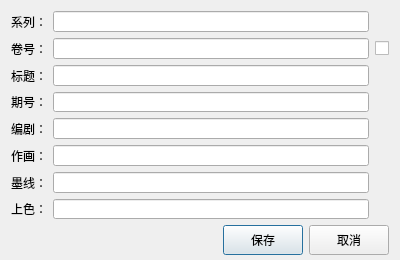
<?xml version='1.0' encoding='utf-8'?>
<ui version="4.0">
 <class>editorDialog</class>
 <widget class="QDialog" name="editorDialog">
  <property name="geometry">
   <rect>
    <x>0</x>
    <y>0</y>
    <width>400</width>
    <height>260</height>
   </rect>
  </property>
  <property name="minimumSize">
   <size>
    <width>400</width>
    <height>260</height>
   </size>
  </property>
  <property name="windowTitle">
   <string>元数据编辑器</string>
  </property>
  <property name="windowIcon">
   <iconset resource="KCC.qrc">
    <normaloff>:/Icon/icons/comic2ebook.png</normaloff>:/Icon/icons/comic2ebook.png</iconset>
  </property>
  <layout class="QVBoxLayout" name="verticalLayout">
   <property name="bottomMargin">
    <number>5</number>
   </property>
   <item>
    <widget class="QWidget" name="editorWidget" native="true">
     <layout class="QGridLayout" name="gridLayout">
      <property name="leftMargin">
       <number>0</number>
      </property>
      <property name="topMargin">
       <number>0</number>
      </property>
      <property name="rightMargin">
       <number>0</number>
      </property>
      <property name="bottomMargin">
       <number>0</number>
      </property>
      <item row="0" column="0">
       <widget class="QLabel" name="label_1">
        <property name="text">
         <string>系列：</string>
        </property>
       </widget>
      </item>
      <item row="0" column="1">
       <widget class="QLineEdit" name="seriesLine" />
      </item>
      <item row="1" column="0">
       <widget class="QLabel" name="label_2">
        <property name="text">
         <string>卷号：</string>
        </property>
       </widget>
      </item>
      <item row="1" column="1">
       <widget class="QLineEdit" name="volumeLine" />
      </item>
      <item row="1" column="2">
       <widget class="QCheckBox" name="bulkVolumeCheck">
        <property name="visible">
         <bool>false</bool>
        </property>
        <property name="toolTip">
         <string>&lt;b&gt;批量卷号编辑&lt;/b&gt;&lt;br&gt;勾选后可为多个文件批量指定卷号。&lt;br&gt;&lt;br&gt;&lt;b&gt;输入格式：&lt;/b&gt;&lt;br&gt;&lt;code&gt;5&lt;/code&gt; → 从 5 开始的序列（5, 6, 7……）&lt;br&gt;&lt;code&gt;1-10&lt;/code&gt; → 1 到 10 的范围&lt;br&gt;&lt;code&gt;1, 3, 5&lt;/code&gt; → 指定具体数值&lt;br&gt;&lt;br&gt;&lt;i&gt;注意：分配前会先按字母顺序对文件排序。&lt;/i&gt;</string>
        </property>
        <property name="text">
         <string />
        </property>
       </widget>
      </item>
      <item row="3" column="0">
       <widget class="QLabel" name="label_3">
        <property name="text">
         <string>期号：</string>
        </property>
       </widget>
      </item>
      <item row="3" column="1">
       <widget class="QLineEdit" name="numberLine" />
      </item>
      <item row="4" column="0">
       <widget class="QLabel" name="label_4">
        <property name="text">
         <string>编剧：</string>
        </property>
       </widget>
      </item>
      <item row="4" column="1">
       <widget class="QLineEdit" name="writerLine" />
      </item>
      <item row="5" column="0">
       <widget class="QLabel" name="label_5">
        <property name="text">
         <string>作画：</string>
        </property>
       </widget>
      </item>
      <item row="5" column="1">
       <widget class="QLineEdit" name="pencillerLine" />
      </item>
      <item row="6" column="0">
       <widget class="QLabel" name="label_6">
        <property name="text">
         <string>墨线：</string>
        </property>
       </widget>
      </item>
      <item row="6" column="1">
       <widget class="QLineEdit" name="inkerLine" />
      </item>
      <item row="7" column="0">
       <widget class="QLabel" name="label_7">
        <property name="text">
         <string>上色：</string>
        </property>
       </widget>
      </item>
      <item row="7" column="1">
       <widget class="QLineEdit" name="coloristLine" />
      </item>
      <item row="2" column="0">
       <widget class="QLabel" name="label_8">
        <property name="text">
         <string>标题：</string>
        </property>
       </widget>
      </item>
      <item row="2" column="1">
       <widget class="QLineEdit" name="titleLine" />
      </item>
     </layout>
    </widget>
   </item>
   <item>
    <widget class="QWidget" name="optionWidget" native="true">
     <layout class="QHBoxLayout" name="horizontalLayout">
      <property name="leftMargin">
       <number>0</number>
      </property>
      <property name="topMargin">
       <number>0</number>
      </property>
      <property name="rightMargin">
       <number>0</number>
      </property>
      <property name="bottomMargin">
       <number>0</number>
      </property>
      <item>
       <widget class="QLabel" name="statusLabel">
        <property name="sizePolicy">
         <sizepolicy hsizetype="MinimumExpanding" vsizetype="MinimumExpanding">
          <horstretch>0</horstretch>
          <verstretch>0</verstretch>
         </sizepolicy>
        </property>
        <property name="text">
         <string />
        </property>
       </widget>
      </item>
      <item>
       <widget class="QPushButton" name="okButton">
        <property name="minimumSize">
         <size>
          <width>0</width>
          <height>30</height>
         </size>
        </property>
        <property name="text">
         <string>保存</string>
        </property>
        <property name="icon">
         <iconset resource="KCC.qrc">
          <normaloff>:/Other/icons/convert.png</normaloff>:/Other/icons/convert.png</iconset>
        </property>
       </widget>
      </item>
      <item>
       <widget class="QPushButton" name="cancelButton">
        <property name="minimumSize">
         <size>
          <width>0</width>
          <height>30</height>
         </size>
        </property>
        <property name="text">
         <string>取消</string>
        </property>
        <property name="icon">
         <iconset resource="KCC.qrc">
          <normaloff>:/Other/icons/clear.png</normaloff>:/Other/icons/clear.png</iconset>
        </property>
       </widget>
      </item>
     </layout>
    </widget>
   </item>
  </layout>
 </widget>
 <tabstops>
  <tabstop>seriesLine</tabstop>
  <tabstop>volumeLine</tabstop>
  <tabstop>bulkVolumeCheck</tabstop>
  <tabstop>titleLine</tabstop>
  <tabstop>numberLine</tabstop>
  <tabstop>writerLine</tabstop>
  <tabstop>pencillerLine</tabstop>
  <tabstop>inkerLine</tabstop>
  <tabstop>coloristLine</tabstop>
  <tabstop>okButton</tabstop>
  <tabstop>cancelButton</tabstop>
 </tabstops>
 <resources>
  <include location="KCC.qrc" />
 </resources>
 <connections />
</ui>
